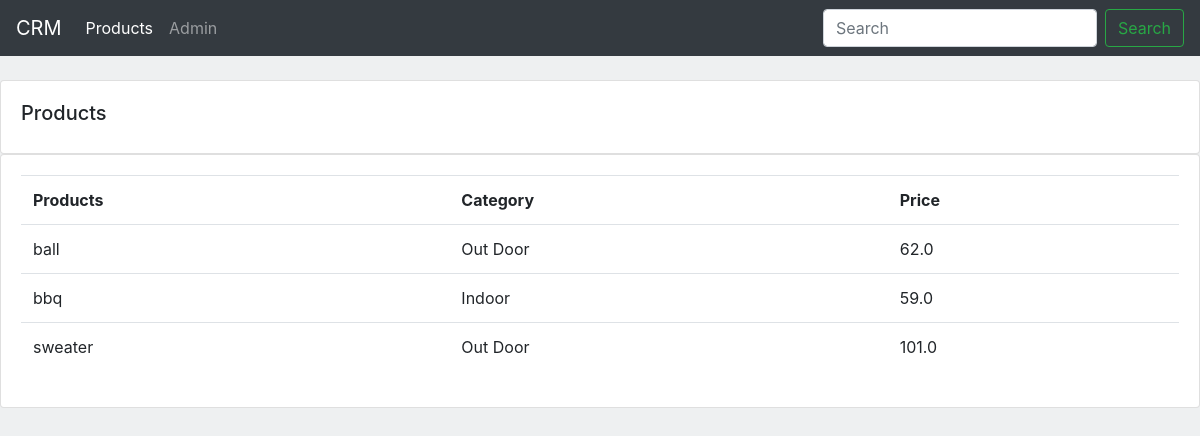
Page /products on the committed database.
### home/models.py (models this page shows, shortened)
class Product(models.Model):
    CATEGORY = (
        ('Indoor', 'Indoor'),
        ('Out Door', 'Out Door')
    )
    name = models.CharField(max_length=200, null=True)
    price = models.FloatField( null=True)
    category = models.CharField(max_length=200, null=True, choices=CATEGORY)
    description = models.CharField(max_length=200, null=True, blank=True)
    date_created = models.DateTimeField(auto_now_add=True, null=True)
    tags = models.ManyToManyField(Tag)

### home/views.py (the view)
# urls.py: path('products', views.products, name='products'),
def products(request):
    products = Product.objects.all()
    context = {
        'products': products
    }
    return render(request, 'home/products.html', context)

### templates/home/products.html
{% extends 'base.html' %}
{% block products %}
active
{% endblock products %}
{% block content %}
<br>
<div class="row">
    <div class="col">
        <div class="card card-body" >
            <h5>Products</h5>
        </div>
        <div class="card card-body">
            <table class="table">
                <tr>
                    <th>Products</th>
                    <th>Category</th>
                    <th>Price</th>
                </tr>
                {% for i in products %}
                <tr>
                    <td>{{i.name}}</td>
                    <td>{{i.category}}</td>
                    <td>{{i.price}}</td>
                </tr>
                {% endfor %}
            </table>
        </div>
    </div>
</div>
{% endblock content %}

### static/css/main.css (style rules this page uses)
body { background-color: #adb5bd33; }

### rows in the picture
Product: name "ball", category "Out Door", price "62.0"
Product: name "bbq", category "Indoor", price "59.0"
Product: name "sweater", category "Out Door", price "101.0"
